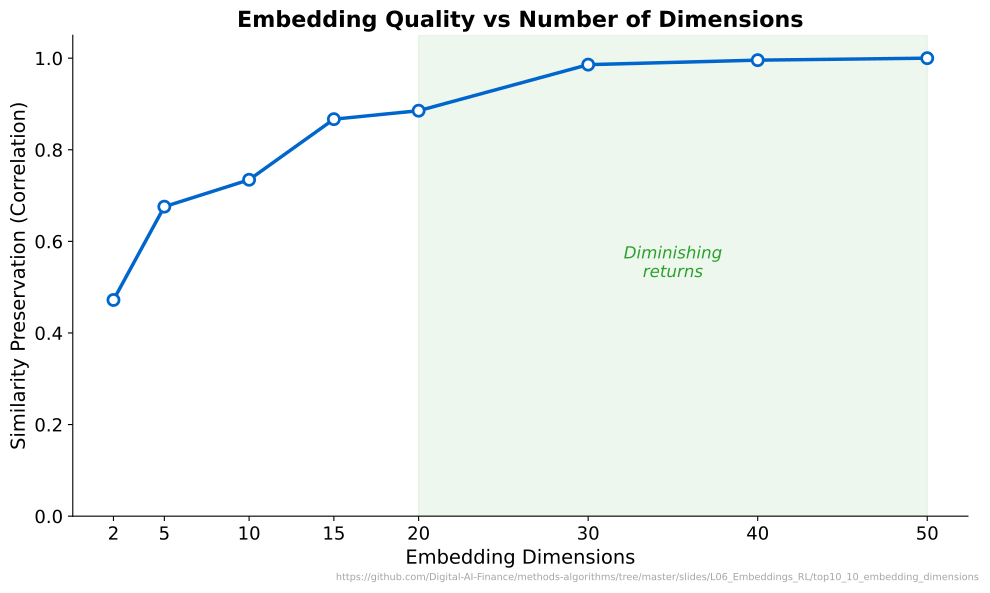

Source code (Python):
"""Embedding Quality vs Dimensions - Shows how truncated embeddings preserve similarity structure."""
import matplotlib.pyplot as plt
import numpy as np
from pathlib import Path

CHART_METADATA = {
    "title": "Embedding Quality vs Number of Dimensions",
    "description": "Measures how truncated embeddings preserve pairwise cosine similarity structure",
    "url": "https://github.com/Digital-AI-Finance/methods-algorithms/tree/master/slides/L06_Embeddings_RL/top10_10_embedding_dimensions"
}

plt.rcParams.update({
    'font.size': 14, 'axes.labelsize': 14, 'axes.titlesize': 16,
    'xtick.labelsize': 13, 'ytick.labelsize': 13, 'legend.fontsize': 13,
    'figure.figsize': (10, 6), 'figure.dpi': 150,
    'axes.spines.top': False, 'axes.spines.right': False,
})

MLPURPLE = '#3333B2'
MLBLUE = '#0066CC'
MLORANGE = '#FF7F0E'
MLGREEN = '#2CA02C'
MLRED = '#D62728'

np.random.seed(42)

# Create "true" 50D embedding matrix with some structure
n_words = 20
full_dim = 50
# Create embeddings with a few dominant directions (realistic structure)
base = np.random.randn(n_words, 5) @ np.random.randn(5, full_dim)  # low-rank structure
noise = np.random.randn(n_words, full_dim) * 0.5
embeddings_full = base + noise

# Compute full cosine similarity
def cosine_sim_matrix(X):
    norms = np.linalg.norm(X, axis=1, keepdims=True)
    norms = np.maximum(norms, 1e-10)
    X_norm = X / norms
    return X_norm @ X_norm.T

full_sim = cosine_sim_matrix(embeddings_full)
# Extract upper triangle (no diagonal)
idx = np.triu_indices(n_words, k=1)
full_sim_vec = full_sim[idx]

# For each truncated dim, compute correlation with full sim
dims_to_test = [2, 5, 10, 15, 20, 30, 40, 50]
correlations = []

for d in dims_to_test:
    trunc = embeddings_full[:, :d]
    trunc_sim = cosine_sim_matrix(trunc)
    trunc_sim_vec = trunc_sim[idx]
    corr = np.corrcoef(full_sim_vec, trunc_sim_vec)[0, 1]
    correlations.append(corr)

fig, ax = plt.subplots(figsize=(10, 6))

ax.plot(dims_to_test, correlations, color=MLBLUE, linewidth=2.5, marker='o', markersize=8,
        markerfacecolor='white', markeredgecolor=MLBLUE, markeredgewidth=2)

# Highlight the "diminishing returns" region
ax.axvspan(20, 50, alpha=0.08, color=MLGREEN)
ax.text(35, min(correlations) + 0.05, 'Diminishing\nreturns', fontsize=12,
        ha='center', color=MLGREEN, fontstyle='italic')

ax.set_title("Embedding Quality vs Number of Dimensions", fontsize=16, fontweight='bold')
ax.set_xlabel("Embedding Dimensions")
ax.set_ylabel("Similarity Preservation (Correlation)")
ax.set_ylim(0, 1.05)
ax.set_xticks(dims_to_test)

plt.figtext(0.99, 0.01, CHART_METADATA['url'],
            fontsize=7, color='gray', ha='right', va='bottom', alpha=0.7)
plt.tight_layout()
plt.savefig(Path(__file__).parent / 'chart.pdf', dpi=300, bbox_inches='tight')
plt.close()
print("Chart saved: top10_10_embedding_dimensions/chart.pdf")
